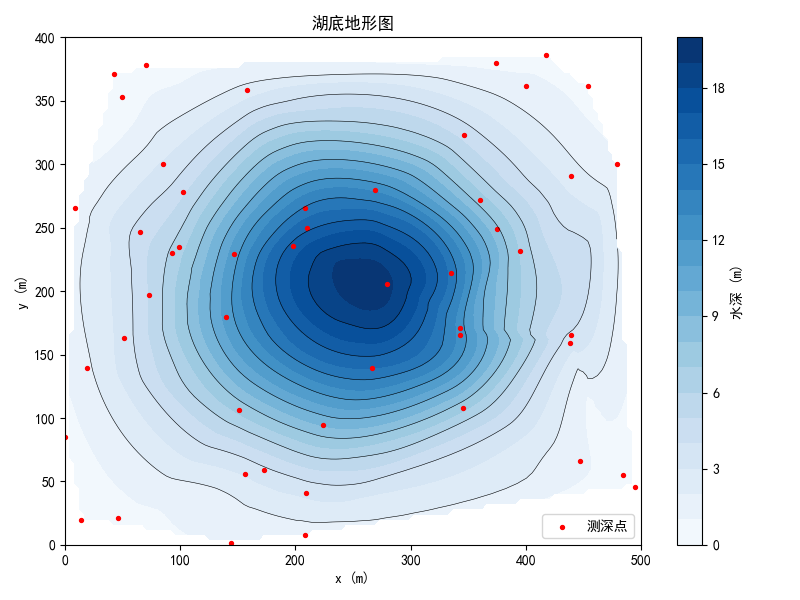

The script that drew this image:
import numpy as np
import matplotlib.pyplot as plt
from scipy.interpolate import griddata

# ========== 中文字体配置 ==========
plt.rcParams['font.sans-serif'] = ['SimHei']
plt.rcParams['axes.unicode_minus'] = False

np.random.seed(1)
n = 50
x_obs = np.random.uniform(0, 500, n)
y_obs = np.random.uniform(0, 400, n)
# 造一个碗状湖底：中心深、边缘浅
h_obs = 20 * np.exp(-(((x_obs-250)**2)/150**2 + ((y_obs-200)**2)/120**2))
h_obs += np.random.normal(0, 0.3, n)  # 少量测量噪声

# 插值到规则网格
xi = np.linspace(0, 500, 120)
yi = np.linspace(0, 400, 100)
Xi, Yi = np.meshgrid(xi, yi)
Hi = griddata((x_obs, y_obs), h_obs, (Xi, Yi), method='cubic')
Hi = np.where(Hi < 0, 0, Hi)  # 负水深截断为 0

# 画湖底地形图（水深越大颜色越深）
plt.figure(figsize=(8, 6))
cf = plt.contourf(Xi, Yi, Hi, levels=20, cmap='Blues')
plt.colorbar(cf, label='水深 (m)')
plt.contour(Xi, Yi, Hi, levels=10, colors='k', linewidths=0.4)
plt.scatter(x_obs, y_obs, c='r', s=8, label='测深点')
plt.xlabel('x (m)'); plt.ylabel('y (m)')
plt.title('湖底地形图')
plt.legend()
plt.tight_layout()
plt.show()

# 计算蓄水量：矩形法积分
dx = xi[1] - xi[0]
dy = yi[1] - yi[0]
V = np.nansum(Hi) * dx * dy
print(f"湖泊总蓄水量 ≈ {V:.0f} m³")
